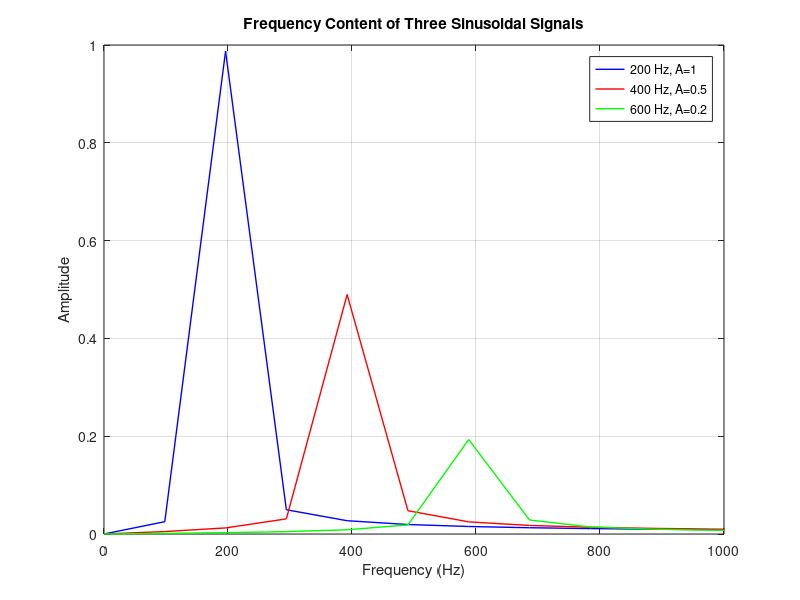

This figure's MATLAB source:
%
Fs = 5000;
t = 0:1/Fs:0.01;

freqs = [200, 400, 600];
amps = [1, 0.5, 0.2];

% Generate signals
x1 = amps(1)*sin(2*pi*freqs(1)*t);
x2 = amps(2)*sin(2*pi*freqs(2)*t);
x3 = amps(3)*sin(2*pi*freqs(3)*t);

% FFT parameters
N = length(t);
halfN = floor(N/2);            % Ensure integer index
f = Fs*(0:halfN)/N;            % Frequency vector for plotting (one-sided spectrum) 

% Compute FFT and magnitude
% The FFT (Fast Fourier Transform) calculates the complex Fourier coefficients of each signal.
X1 = abs(fft(x1)/N);
X2 = abs(fft(x2)/N);
X3 = abs(fft(x3)/N);

% Plot frequency spectra
figure;
plot(f, 2*X1(1:halfN+1), 'b', 'LineWidth', 1); hold on;
plot(f, 2*X2(1:halfN+1), 'r', 'LineWidth', 1);
plot(f, 2*X3(1:halfN+1), 'g', 'LineWidth', 1);
title('Frequency Content of Three Sinusoidal Signals');
xlabel('Frequency (Hz)');
ylabel('Amplitude');
legend('200 Hz, A=1', '400 Hz, A=0.5', '600 Hz, A=0.2');
grid on;
xlim([0 1000]);
